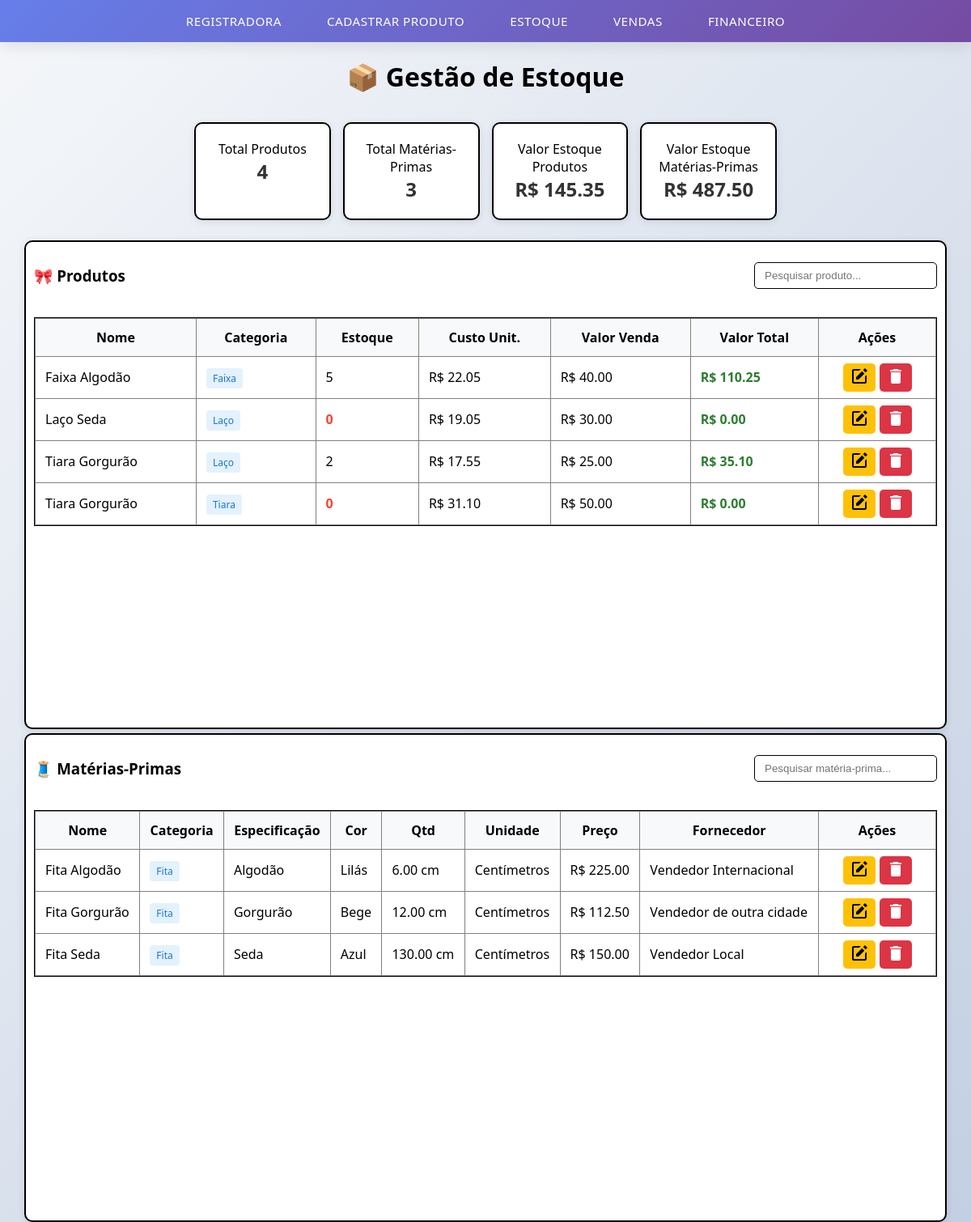
The page / on the database its author committed.
### app/models.py (models this page shows, shortened)
class Produto(models.Model):
    CATEGORIAS = [
        ('LACO', 'Laço'),
        ('TIARA', 'Tiara'),
        ('FAIXA', 'Faixa'),
    ]
    nome = models.CharField(max_length=100)
    categoria = models.CharField(max_length=10, choices=CATEGORIAS)
    quantidade_em_estoque = models.PositiveIntegerField(default=0)
    custo_fixo_total = models.DecimalField(max_digits=10, decimal_places=2, default=0)  # Custo fixo UNITÁRIO
    valor_venda = models.DecimalField(max_digits=10, decimal_places=2, null=True, blank=True)
    lucro_por_venda = models.DecimalField(max_digits=10, decimal_places=2, default=0)
    data_cadastro = models.DateField(default=timezone.now)
    @property
    def custo_total(self):
        total_materiais = sum([m.valor_total for m in self.materiais_usados.all()])
        return total_materiais + (self.custo_fixo_total or 0)
    @property
    def valor_total(self):
        return self.custo_total * self.quantidade_em_estoque

class MaterialUsado(models.Model):
    C_UNIDADE = [
        ('QUANTIDADE', 'Quantidade'),
        ('CM', 'Centímetro'),
    ]
    produto = models.ForeignKey(Produto, on_delete=models.CASCADE, related_name="materiais_usados")
    compra_materia_prima = models.ForeignKey('CompraMateriaPrima', on_delete=models.CASCADE, null=True, blank=True)
    tipo_unidade = models.CharField(max_length=20, choices=C_UNIDADE, default='CM')
    qtd_material_usado = models.DecimalField(max_digits=10, decimal_places=2)
    @property
    def valor_unitario(self):
        compra = self.compra_materia_prima
        if not compra:
            return Decimal(0)
        if self.tipo_unidade == 'CM':
            return compra.valor_por_cm or Decimal(0)
        return compra.valor_por_quantidade or Decimal(0)
    @property
    def valor_total(self):
        return self.valor_unitario * self.qtd_material_usado

class CompraMateriaPrima(models.Model):
    C_UNIDADE = [
        ('QUANTIDADE', 'Quantidade'),
        ('CM', 'Centímetro'),
    ]
    materia_prima = models.ForeignKey(MateriaPrima, on_delete=models.CASCADE, related_name='compras')
    unidade = models.CharField(max_length=20, choices=C_UNIDADE)
    unidade_em_quantidade = models.DecimalField(max_digits=10, decimal_places=2, blank=True, null=True)
    unidade_em_cm = models.DecimalField(max_digits=10, decimal_places=2, blank=True, null=True)
    valor_por_quantidade = models.DecimalField(max_digits=10, decimal_places=2, blank=True, null=True)
    valor_por_cm = models.DecimalField(max_digits=10, decimal_places=4, blank=True, null=True)
    preco = models.DecimalField(max_digits=10, decimal_places=2)
    marca = models.CharField(max_length=100, blank=True, null=True, default='Genérico')
    fornecedor = models.CharField(max_length=100, blank=True, null=True)
    data_compra = models.DateField(default=timezone.now)

class MateriaPrima(models.Model):
    C_CATEGORIA = [
        ('FITA', 'Fita'),
        ('LINHA', 'Linha'),
        ('ENFEITE', 'Enfeite'),
        ('PRESILHA', 'Presilha'),
        ('ARCO', 'Arco'),
        ('OUTROS', 'Outros'),
    ]
    nome = models.CharField(max_length=100)
    categoria = models.CharField(max_length=100, choices=C_CATEGORIA)
    especificacao = models.CharField(max_length=100)
    cor = models.CharField(max_length=100, blank=True, null=True)

### app/views.py (the view)
# urls.py: path('', views.estoque, name='estoque'),
def estoque(request):
    produtos = Produto.objects.all().order_by('nome')
    materias = MateriaPrima.objects.all().order_by('nome')
    valor_total_produtos = sum([(p.custo_total or Decimal(0)) * (p.quantidade_em_estoque or 0) for p in produtos])
    valor_total_materias = Decimal(0)
    for m in materias:
        last_compra = m.compras.last()
        if last_compra and last_compra.preco:
            valor_total_materias += last_compra.preco
    context = {
        'produtos': produtos,
        'materias': materias,
        'valor_total_produtos': f"{valor_total_produtos:.2f}",
        'valor_total_materias': f"{valor_total_materias:.2f}",
    }
    return render(request, 'estoque.html', context)

### app/templates/estoque.html (shortened to what this page needs)
{% extends "base.html" %}
{% load static %}
{% block content %}
<div class="page estoque-page">
    <h1 class="titulo">📦 Gestão de Estoque</h1>
    <div class="cards-row">
        <div class="card small">
            <div class="card-title">Total Produtos</div>
            <div class="card-value">{{ produtos.count }}</div>
        </div>
        <div class="card small">
            <div class="card-title">Total Matérias-Primas</div>
            <div class="card-value">{{ materias.count }}</div>
        </div>
        <div class="card small">
            <div class="card-title">Valor Estoque Produtos</div>
            <div class="card-value">R$ {{ valor_total_produtos }}</div>
        </div>
        <div class="card small">
            <div class="card-title">Valor Estoque Matérias-Primas</div>
            <div class="card-value">R$ {{ valor_total_materias }}</div>
        </div>
    </div>
</div>
<div class="coluna">
    <div class="tabelas-container">
        <section class="panel">
            <header class="panel-header">
                <h3>🎀 Produtos</h3>
                <div class="panel-actions">
                    <input type="text" id="pesquisa-produto" class="mini-search" placeholder="Pesquisar produto...">
                </div>
            </header>
            <div class="table-wrap">
                <table id="tabela-produtos" class="table">
                    <thead>
                        <tr>
                            <th>Nome</th>
                            <th>Categoria</th>
                            <th>Estoque</th>
                            <th>Custo Unit.</th>
                            <th>Valor Venda</th>
                            <th>Valor Total</th>
                            <th class="actions-header">Ações</th>
                        </tr>
                    </thead>
                    <tbody id="tbody-produtos">
                        {% for p in produtos %}
                        <tr data-id="{{ p.id }}">
                            <td>{{ p.nome }}</td>
                            <td><span class="badge categoria">{{ p.get_categoria_display }}</span></td>
                            <td class="{% if p.quantidade_em_estoque == 0 %}estoque-zero{% endif %}">
                                {{ p.quantidade_em_estoque }}
                            </td>
                            <td>R$ {{ p.custo_total|floatformat:2 }}</td>
                            <td>R$ {{ p.valor_venda|floatformat:2|default:"-" }}</td>
                            <td class="valor-total">
                                R$ {{ p.valor_total|floatformat:2 }}
                            </td>
                            <td class="actions-cell">
                                <div class="actions">
                                    <button class="btn btn-sm btn-editar" onclick="editarProduto({{ p.id }})">
                                    <span class="bxs--edit"></span>
                                    </button>
                                    <button class="btn btn-sm btn-excluir" onclick="excluirProduto({{ p.id }})">
                                    <span class="mdi--trash"></span>
                                    </button>
                                </div>
                            </td>
                        </tr>
                        {% empty %}
                        <tr>
                            <td colspan="7" class="text-center">Nenhum produto cadastrado</td>
                        </tr>
                        {% endfor %}
                    </tbody>
                </table>
            </div>
        </section>
        <section class="panel">
            <header class="panel-header">
                <h3>🧵 Matérias-Primas</h3>
                <div class="panel-actions">
                    <input type="text" id="pesquisa-materia" class="mini-search" placeholder="Pesquisar matéria-prima...">
                </div>
            </header>
            <div class="table-wrap">
                <table id="tabela-materias" class="table">
                <thead>
                    <tr>
                        <th>Nome</th>
                        <th>Categoria</th>
                        <th>Especificação</th>
                        <th>Cor</th>
                        <th>Qtd</th>
                        <th>Unidade</th>
                        <th>Preço</th>
                        <th>Fornecedor</th>
                        <th class="actions-header">Ações</th>
                    </tr>
                </thead>
                <tbody id="tbody-materias">
                    {% for m in materias %}
                    {% with compra=m.compras.last %}
                    <tr data-id="{{ m.id }}">
                        <td>{{ m.nome }}</td>
                        <td><span class="badge categoria">{{ m.get_categoria_display }}</span></td>
                        <td>{{ m.especificacao }}</td>
                        <td>{{ m.cor|default:"-" }}</td>
                        <td>
                            {% if compra %}
                                {% if compra.unidade == "CM" %}
                                    {{ compra.unidade_em_cm }} cm
                                {% else %}
                                    {{ compra.unidade_em_quantidade }} un
                                {% endif %}
                            {% else %}
                                -
                            {% endif %}
                        </td>
                        <td>
                            {% if compra %}
                                {% if compra.unidade == "CM" %}Centímetros{% else %}Unidades{% endif %}
                            {% else %}
                                -
                            {% endif %}
                        </td>
                        <td>
                            {% if compra %}
                                R$ {{ compra.preco|floatformat:2 }}
                            {% else %}-{% endif %}
                        </td>
                        <td>{{ compra.fornecedor|default:"-" }}</td>
                        <td class="actions-cell">
                            <div class="actions">
                                <button class="btn btn-sm btn-editar" onclick="editarMateria({{ m.id }})">
                                    <span class="bxs--edit"></span>
                                </button>
                                <button class="btn btn-sm btn-excluir" onclick="excluirMateria({{ m.id }})">
                                    <span class="mdi--trash"></span>
                                </button>
                            </div>
                        </td>
                    </tr>
                    {% endwith %}
                    {% empty %}
                    <tr>
                        <td colspan="10" class="text-center">Nenhuma matéria-prima cadastrada</td>
                    </tr>
                    {% endfor %}
                </tbody>
                </table>
            </div>
        </section>
    </div>
</div>
{% block scripts %}
<link rel="stylesheet" href="{% static 'css/estoque.css' %}">
{% endblock %}
{% endblock %}

### app/static/css/navbar.css (style rules this page uses)
body { font-family: 'Segoe UI', Tahoma, Geneva, Verdana, sans-serif; background: linear-gradient(135deg, #f5f7fa 0%, #c3cfe2 100%); min-height: 100vh; margin: 0; }

### app/static/css/estoque.css (style rules this page uses)
.titulo { text-align: center; margin-bottom: 20px; font-weight: 700; color: black; flex-shrink: 0; }
.estoque-page { display: flex; flex-direction: column; align-items: center; }
.cards-row { width: 60%; display: grid; grid-template-columns: repeat(auto-fit, minmax(100px, 1fr)); gap: 15px; margin: 15px auto 25px auto; }
.card { border: 2px solid black; background: white; padding: 20px; border-radius: 10px; box-shadow: 0 2px 10px rgba(0,0,0,0.1); text-align: center; }
.card-title { font-size: 16px; color: black; }
.card-value { font-size: 24px; font-weight: bold; color: #333; }
.coluna { width: 100%; display: flex; justify-content: center; }
.tabelas-container { display: grid; grid-template-columns: 1fr 1fr; gap: 5px; width: 80%; justify-content: center; }
.tabelas-container section:first-child { margin-left: 40px; }
.tabelas-container section:last-child { margin-right: 40px; }
.panel { background: white; border-radius: 10px; border: 2px solid black; padding: 10px; box-shadow: 0 2px 10px rgba(0,0,0,0.1); display: flex; flex-direction: column; height: 580px; }
.panel-header { display: flex; justify-content: space-between; align-items: center; margin-bottom: 20px; }
.panel-actions { display: flex; gap: 10px; }
.mini-search { padding: 8px 12px; border: 1px solid black; border-radius: 5px; width: 200px; }
.table-wrap { max-height: 500px; overflow-y: auto; border: 1px solid black; }
.table { width: 100%; border-collapse: collapse; }
.table th, .table td { padding: 12px; border: 1px solid gray; white-space: nowrap; }
.table th { background: #f8f9fa; font-weight: 600; position: sticky; top: 0; z-index: 10; }
.actions-header { width: 120px; text-align: center; }
.actions-cell { padding: 8px !important; text-align: center; }
.badge { padding: 4px 8px; border-radius: 4px; font-size: 12px; font-weight: 500; }
.badge.categoria { background: #e3f2fd; color: #1976d2; }
.estoque-zero { color: #f44336; font-weight: bold; }
.valor-total { font-weight: bold; color: #2e7d32; }
.actions { display: flex; gap: 5px; justify-content: center; align-items: center; }
.bxs--edit { display: inline-block; width: 24px; height: 24px; background-color: currentColor; -webkit-mask-image: var(--svg); mask-image: var(--svg); -webkit-mask-repeat: no-repeat; mask-repeat: no-repeat; -webkit-mask-size: 100% 100%; mask-size: 100% 100%; }
.mdi--trash { display: inline-block; width: 24px; height: 24px; background-color: currentColor; -webkit-mask-image: var(--svg); mask-image: var(--svg); -webkit-mask-repeat: no-repeat; mask-repeat: no-repeat; -webkit-mask-size: 100% 100%; mask-size: 100% 100%; }
.btn { padding: 6px 12px; border: none; border-radius: 5px; cursor: pointer; font-size: 12px; text-decoration: none; display: inline-block; }
.btn-sm { padding: 4px 8px; font-size: 12px; }
.btn-editar { background: #ffc107; color: black; }
.btn-excluir { background: #dc3545; color: white; }
@media (max-width: 1200px) { .tabelas-container { grid-template-columns: 1fr; width: 95%; } }
@media (max-width: 1200px) { .tabelas-container section:first-child, .tabelas-container section:last-child { margin: 0; } }

### rows shown on the page
Produto: nome "Faixa Algodão", categoria "Faixa", quantidade_em_estoque "5", custo_total "22.05", valor_venda "40.00", valor_total "110.25"
Produto: nome "Laço Seda", categoria "Laço", quantidade_em_estoque "0", custo_total "19.05", valor_venda "30.00", valor_total "0.00"
Produto: nome "Tiara Gorgurão", categoria "Laço", quantidade_em_estoque "2", custo_total "17.55", valor_venda "25.00", valor_total "35.10"
Produto: nome "Tiara Gorgurão", categoria "Tiara", quantidade_em_estoque "0", custo_total "31.10", valor_venda "50.00", valor_total "0.00"
MateriaPrima: nome "Fita Algodão", categoria "Fita", especificacao "Algodão", cor "Lilás", compras.last.unidade_em_cm "6.00", compras.last.preco "225.00", compras.last.fornecedor "Vendedor Internacional"
MateriaPrima: nome "Fita Gorgurão", categoria "Fita", especificacao "Gorgurão", cor "Bege", compras.last.unidade_em_cm "12.00", compras.last.preco "112.50", compras.last.fornecedor "Vendedor de outra cidade"
MateriaPrima: nome "Fita Seda", categoria "Fita", especificacao "Seda", cor "Azul", compras.last.unidade_em_cm "130.00", compras.last.preco "150.00", compras.last.fornecedor "Vendedor Local"

### other values the page prints
{{ produtos.count }} "4"
{{ materias.count }} "3"
{{ valor_total_produtos }} "145.35"
{{ valor_total_materias }} "487.50"
